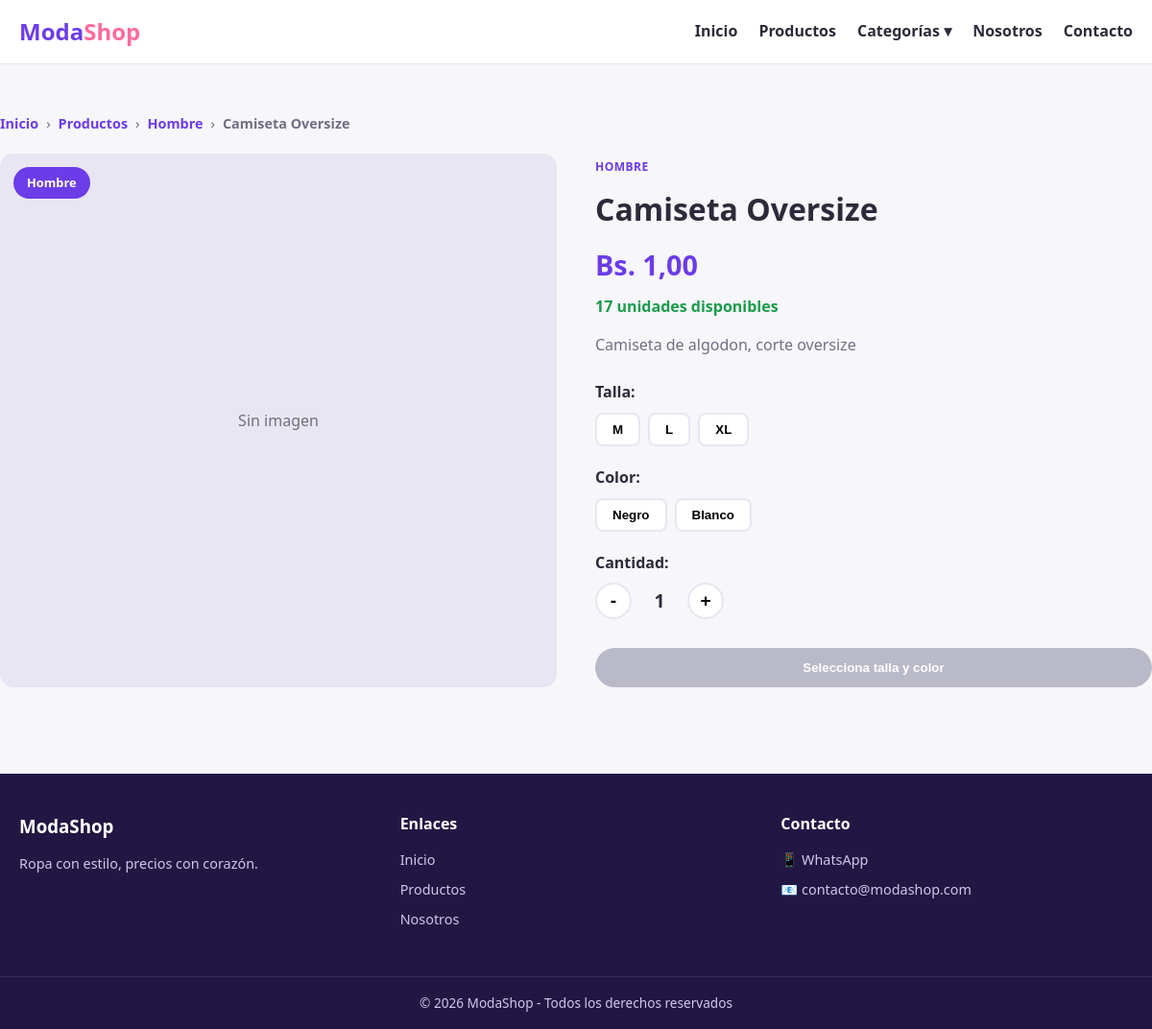
Page /producto/2/ on the earlier database version.
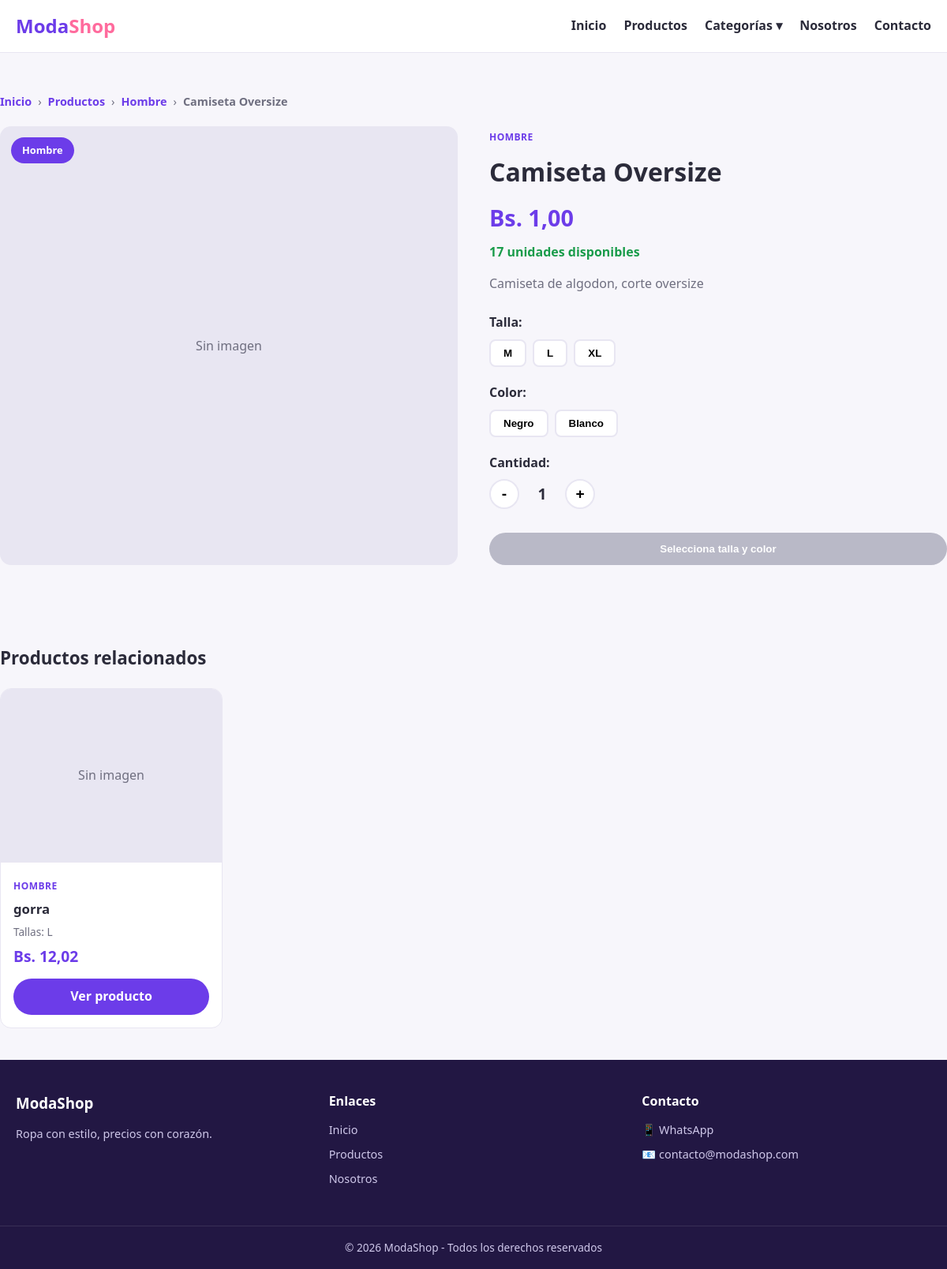
Same page on the later database version.
### productos/models.py (models this page shows, shortened)
class Producto(models.Model):
    nombre = models.CharField(
        max_length=120,
        help_text='Ej: Camiseta Oversize'
    )
    descripcion = models.TextField(
        help_text='Descripcion detallada de la prenda'
    )
    precio = models.DecimalField(
        max_digits=10,
        decimal_places=2,
        validators=[MinValueValidator(0)],  # El precio nunca puede ser negativo
        help_text='Precio en bolivianos (Bs)'
    )
    imagen = models.ImageField(
        upload_to='productos/',
        blank=True,      # Permite guardar sin imagen (por si acaso)
        null=True,
        help_text='Foto de la prenda'
    )
    CATEGORIAS = [
        ('mujer', 'Mujer'),
        ('hombre', 'Hombre'),
        ('ninos', 'Ninos'),
        ('calzado', 'Calzado'),
        ('accesorios', 'Accesorios'),
        ('abrigos', 'Abrigos'),
    ]
    categoria = models.CharField(
        max_length=20,
        choices=CATEGORIAS,
        default='mujer'
    )
    tallas = models.CharField(
        max_length=200,
        help_text='Separadas por comas. Ej: M, L, XL'
    )
    colores = models.CharField(
        max_length=200,
        help_text='Separados por comas. Ej: Negro, Blanco'
    )
    stock = models.PositiveIntegerField(
        default=0,
        help_text='Cantidad disponible. 0 = AGOTADO'
    )
    activo = models.BooleanField(
        default=True,
        help_text='Desactivar oculta el producto de la tienda sin borrarlo'
    )
    creado = models.DateTimeField(auto_now_add=True)      # Fecha de creacion (automatica)
    actualizado = models.DateTimeField(auto_now=True)     # Se actualiza solo en cada cambio
    class Meta:
        ordering = ['-creado']   # Los productos nuevos aparecen primero
        verbose_name = 'Producto'
        verbose_name_plural = 'Productos'
    def agotado(self):
        return self.stock <= 0

### productos/views.py (the view)
# urls.py: path('producto/<int:producto_id>/', views.detalle_producto, name='detalle_producto'),
def detalle_producto(request, producto_id):
    producto = get_object_or_404(Producto, id=producto_id, activo=True)
    productos_relacionados = Producto.objects.filter(
        activo=True,
        categoria=producto.categoria
    ).exclude(id=producto.id)[:4]
    return render(request, 'tienda/detalle_producto.html', {
        'producto': producto,
        'productos_relacionados': productos_relacionados,
    })

### productos/context_processors.py (called while the page is built)
def pedidos_pendientes(request):
    if request.user.is_authenticated:
        total_pendientes = Pedido.objects.filter(estado='pendiente').count()
    else:
        total_pendientes = 0
    return {
        'total_pedidos_pendientes': total_pendientes,
    }

### templates/tienda/detalle_producto.html (shortened to what this page needs)
{% extends 'base.html' %}
{% block contenido %}
<section class="contenedor seccion detalle" id="pagina-detalle"
         data-tallas="{{ producto.tallas }}"
         data-colores="{{ producto.colores }}"
         data-stock="{{ producto.stock }}"
         data-nombre="{{ producto.nombre }}"
         data-precio="{{ producto.precio }}"
         data-producto-id="{{ producto.id }}">
   <nav class="miga">
    <a href="{% url 'inicio' %}">Inicio</a>
    <span>›</span>
    <a href="{% url 'productos' %}">Productos</a>
    <span>›</span>
    <a href="{% url 'productos' %}?categoria={{ producto.categoria }}">{{ producto.get_categoria_display }}</a>
    <span>›</span>
    <span class="miga-actual">{{ producto.nombre }}</span>
</nav>
    <div class="detalle-grid">
  <div class="detalle-img">
    {% if producto.imagen %}
        <img src="{{ producto.imagen.url }}" alt="{{ producto.nombre }}">
    {% else %}
        <div class="sin-imagen">Sin imagen</div>
    {% endif %}
    <span class="badge-categoria">{{ producto.get_categoria_display }}</span>
</div>
        <div class="detalle-info">
            <span class="categoria">{{ producto.get_categoria_display }}</span>
            <h1>{{ producto.nombre }}</h1>
            <p class="precio-grande">Bs. {{ producto.precio }}</p>
            {% if producto.agotado %}
                <p class="stock-agotado">AGOTADO - Sin unidades disponibles</p>
            {% else %}
                <p class="stock-disponible">{{ producto.stock }} unidades disponibles</p>
            {% endif %}
            <p class="descripcion">{{ producto.descripcion }}</p>
            <div class="selector">
                <p class="selector-titulo">Talla:</p>
                <div class="opciones" id="selector-talla"></div>
            </div>
            <div class="selector">
                <p class="selector-titulo">Color:</p>
                <div class="opciones" id="selector-color"></div>
            </div>
            <div class="selector">
                <p class="selector-titulo">Cantidad:</p>
                <div class="cantidad">
                    <button type="button" id="btn-menos">-</button>
                    <span id="cantidad">1</span>
                    <button type="button" id="btn-mas">+</button>
                </div>
            </div>
            {% if producto.agotado %}
                <button class="boton boton--grande boton--whatsapp" disabled>Producto agotado</button>
            {% else %}
                <button class="boton boton--grande boton--whatsapp" id="btn-whatsapp" disabled>Selecciona talla y color</button>
            {% endif %}
        </div>
    </div>
</section>
    {% if productos_relacionados %}
    <div class="relacionados">
        <h3 class="relacionados-titulo">Productos relacionados</h3>
        <div class="rejilla">
            {% for producto_rel in productos_relacionados %}
                {% include 'tienda/tarjeta_producto.html' with producto=producto_rel %}
            {% endfor %}
        </div>
    </div>
    {% endif %}
{% endblock %}

### templates/tienda/tarjeta_producto.html (shortened to what this page needs)
<article class="tarjeta">
    <div class="tarjeta-img">
        {% if producto.imagen %}
            <img src="{{ producto.imagen.url }}" alt="{{ producto.nombre }}">
        {% else %}
            <div class="sin-imagen">Sin imagen</div>
        {% endif %}
    </div>
    <div class="tarjeta-info">
        <span class="categoria">{{ producto.get_categoria_display }}</span>
        <h3>{{ producto.nombre }}</h3>
        <p class="tallas">Tallas: {{ producto.tallas }}</p>
        <p class="precio">Bs. {{ producto.precio }}</p>
<a href="{% url 'detalle_producto' producto.id %}" class="boton boton--tarjeta">Ver producto</a>    </div>
</article>

Differences in the rows shown:
added Producto: imagen "Sin imagen", categoria "HOMBRE", nombre "gorra", tallas "L", precio "12,02"
Other differences:
text now shown: "Productos relacionados"
